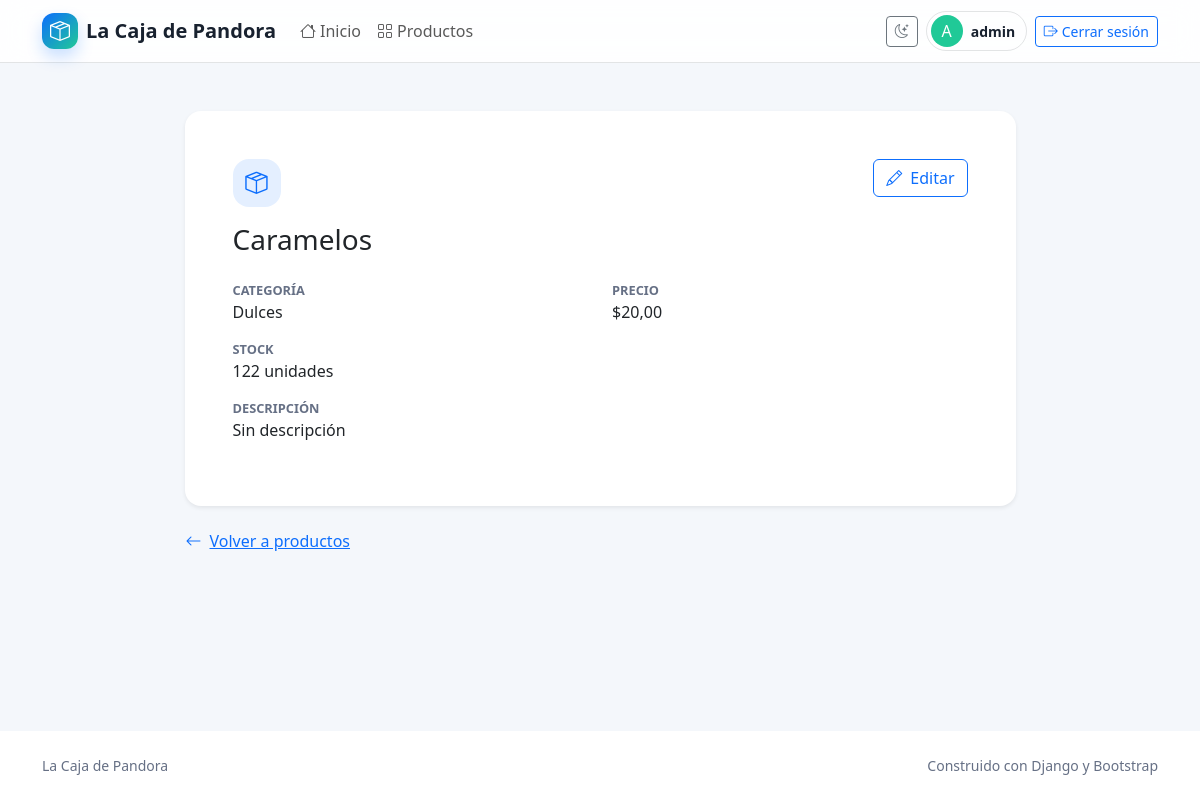
The app's page /producto/producto/detail/3 (signed in), older data.
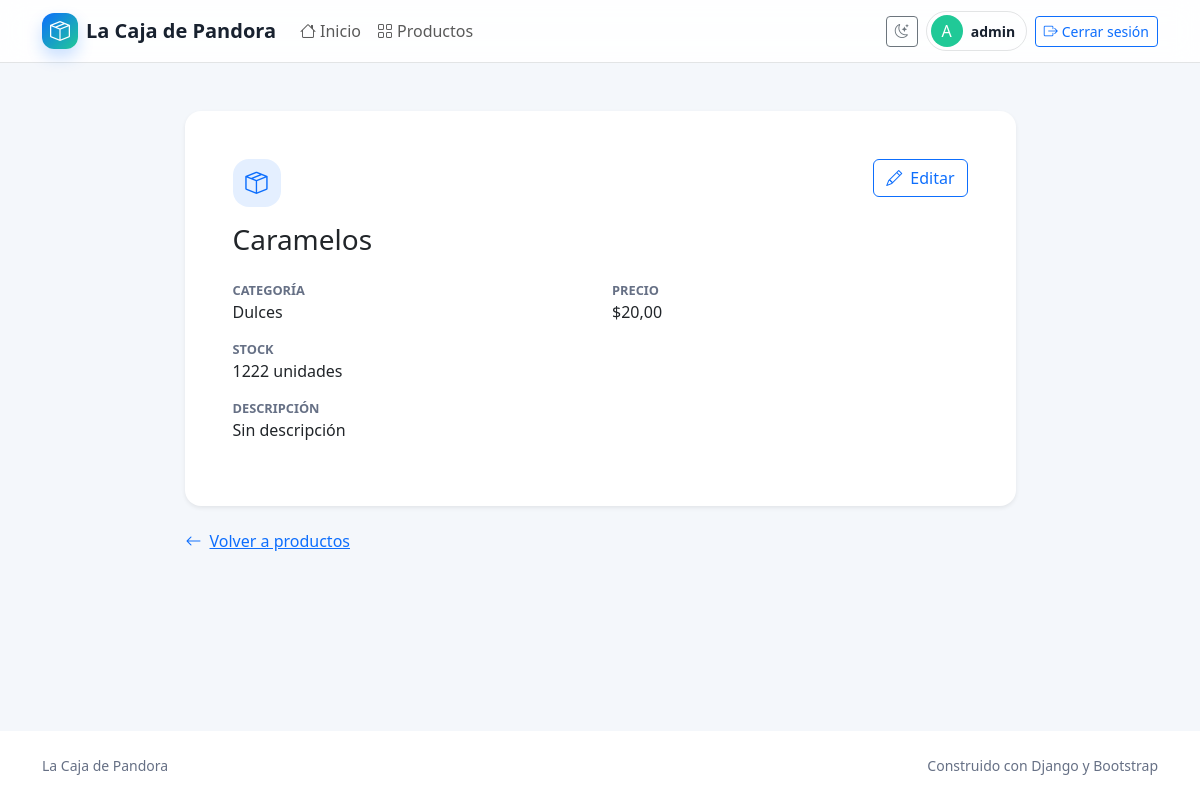
The same page, newer data.
### producto/models.py (models this page shows, shortened)
class Producto(models.Model):
    categoria = models.ForeignKey(
        Categoria,
        on_delete=models.SET_NULL,
        null=True,
        blank=True,
        verbose_name="categoría",
        related_name="productos",
    )
    nombre = models.CharField(max_length=100, db_index=True)
    descripcion = models.TextField(blank=True, default="", verbose_name="descripción")
    precio = models.DecimalField(max_digits=10, decimal_places=2)
    stock = models.PositiveIntegerField(default=0)
    class Meta:
        verbose_name = "Producto"
        verbose_name_plural = "Productos"
        ordering = ("nombre",)
        constraints = (
            models.UniqueConstraint(fields=["categoria", "nombre"], name="unique_producto_categoria"),
        )

class Categoria(models.Model):
    nombre = models.CharField(max_length=255, unique=True)
    descripcion = models.TextField(blank=True, default="", verbose_name="descripción")
    class Meta:
        verbose_name = "Categoría de Productos"
        verbose_name_plural = "Categorías de Productos"
        ordering = ("nombre",)
    def __str__(self):
        return self.nombre

### producto/views/producto.py (the view)
# urls.py: path("producto/detail/<int:pk>", producto.ProductoDetailView.as_view(), name="producto_detail"),
class ProductoDetailView(DetailView):
    model = Producto

### producto/templates/producto/producto_detail.html (shortened to what this page needs)
{% extends 'core/base.html' %}
{% block contenido %}
    <div class="container">
        <div class="row justify-content-center">
            <div class="col-12 col-lg-9">
                <section class="card border-0 shadow-sm rounded-4 p-4 p-md-5">
                    <div class="d-flex flex-column flex-md-row justify-content-between gap-3 mb-4">
                        <div>
                            <span class="menu-icon mb-3"><i class="bi bi-box-seam"></i></span>
                            <h1 class="h3 mb-0">{{ producto.nombre }}</h1>
                        </div>
                        <a class="btn btn-outline-primary align-self-start"
                           href="{% url 'producto:producto_update' producto.id %}"><i class="bi bi-pencil me-2"></i>Editar</a>
                    </div>
                    <dl class="detail-list row mb-0">
                        <div class="col-sm-6">
                            <dt>Categoría</dt>
                            <dd>
                                {{ producto.categoria|default:'Sin categoría' }}
                            </dd>
                        </div>
                        <div class="col-sm-6">
                            <dt>Precio</dt>
                            <dd>
                                ${{ producto.precio }}
                            </dd>
                        </div>
                        <div class="col-sm-6">
                            <dt>Stock</dt>
                            <dd>
                                {{ producto.stock }} unidades
                            </dd>
                        </div>
                        <div class="col-12">
                            <dt>Descripción</dt>
                            <dd>
                                {{ producto.descripcion|default:'Sin descripción' }}
                            </dd>
                        </div>
                    </dl>
                </section>
                <a class="btn btn-link px-0 mt-3"
                   href="{% url 'producto:producto_list' %}"><i class="bi bi-arrow-left me-2"></i>Volver a productos</a>
            </div>
        </div>
    </div>
{% endblock contenido %}

Row changes from the older to the newer data that the page shows:
changed Producto "Caramelos": stock "122" → "1222"
